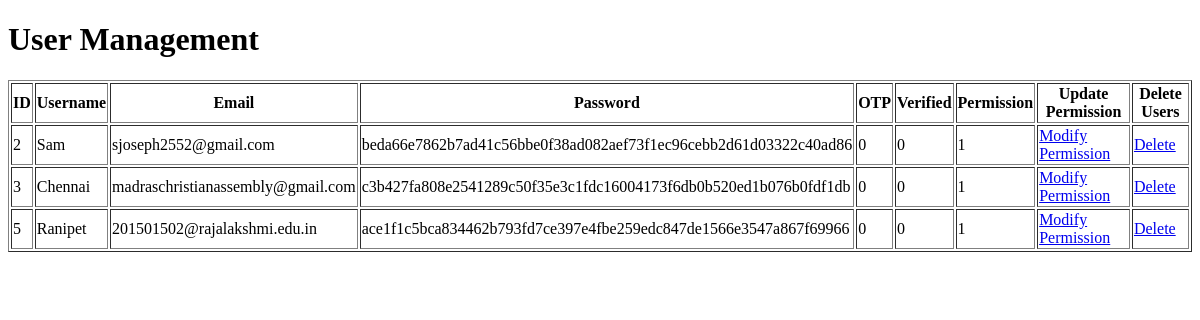
/admin_dashboard (signed in), run on an earlier commit of the app's database.
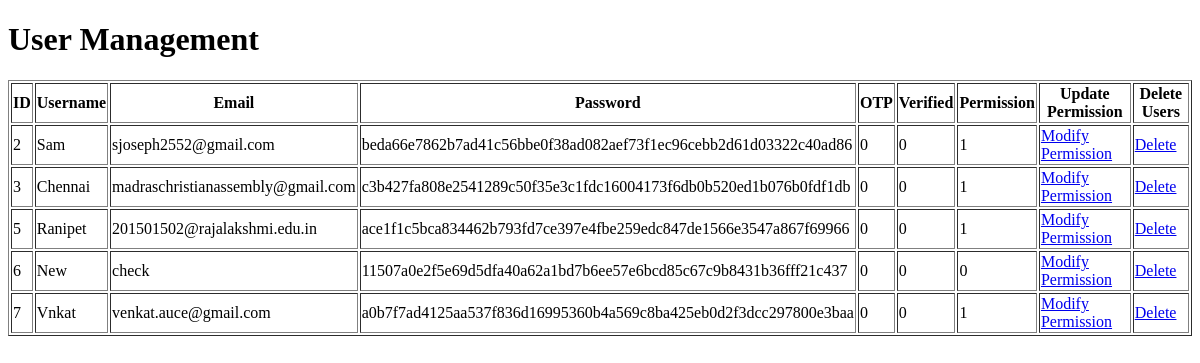
And on a later commit of the database.
### tables this page shows
CREATE TABLE users (
            id INTEGER PRIMARY KEY AUTOINCREMENT,
            username TEXT UNIQUE,
            email TEXT UNIQUE,
            password TEXT,
            otp INTEGER DEFAULT 0,
            verified INTEGER DEFAULT 0,
            permission INTEGER DEFAULT 0
        );

### server.py (the view)
@app.route('/admin_dashboard')
def admin_dashboard():
    if 'username' not in session and session['username'] != "Sam":
        return "Not Authorized"
    conn = sqlite3.connect(DATABASE)
    cursor = conn.cursor()
    cursor.execute('SELECT * from users')
    rows = cursor.fetchall()
    conn.close()
    return render_template("admin_dashboard.html", users=rows)

### templates/admin_dashboard.html (shortened to what this page needs)
<!DOCTYPE html>
<html>
<head>
</head>
<body>
    <h1>User Management</h1>
    <table border="1">
        <tr>
            <th>ID</th>
            <th>Username</th>
            <th>Email</th>
            <th>Password</th>
            <th>OTP</th>
            <th>Verified</th>
            <th>Permission</th>
            <th>Update Permission</th>
            <th>Delete Users</th>
        </tr>
        {% for user in users %}
        <tr>
            <td>{{ user[0] }}</td>
            <td>{{ user[1] }}</td>
            <td>{{ user[2] }}</td>
            <td>{{ user[3] }}</td>
            <td>{{ user[4] }}</td>
            <td>{{ user[5] }}</td>
            <td>{{ user[6] }}</td>
            <td><a href="{{ url_for('modify_user', user_id=user[0]) }}">Modify Permission</a></td>
            <td><a href="{{ url_for('delete_user', user_id=user[0]) }}" onclick="return confirm('Are you sure you want to delete this user?')">Delete</a></td>
        </tr>
        {% endfor %}
    </table>
</body>
</html>

What changed in the data, as far as the page shows it:
added users: id "6", username "New", email "check", password "11507a0e2f5e69d5dfa40a62a1bd7b6ee57e6bcd85c67c9b8431b36fff21c437", otp "0", verified "0", permission "0"
added users: id "7", username "Vnkat", email "venkat.auce@gmail.com", password "a0b7f7ad4125aa537f836d16995360b4a569c8ba425eb0d2f3dcc297800e3baa", otp "0", verified "0", permission "1"
